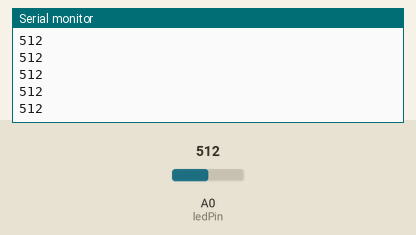
Recording of a sketch running on a simulated Arduino Uno, built with avr-gcc and run on an emulated ATmega328P. On the bench: the last lines printed to the serial monitor. The inputs (shaded band) are chosen by the test bench; at power-on: A0 (ledPin) = 512.

Above: at 1.2 s.
1.3 s: A0 (ledPin) set to 716
At 2.3 s:
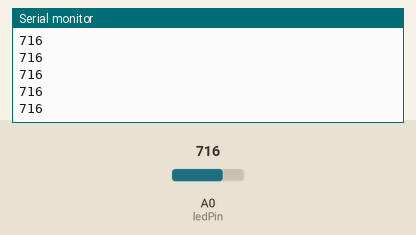
2.8 s: A0 (ledPin) set to 900
At 3.3 s:
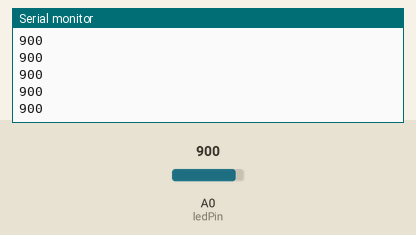
Timing chart, 0 to 5.8 s (numbered marks = the images above; inputs shaded):
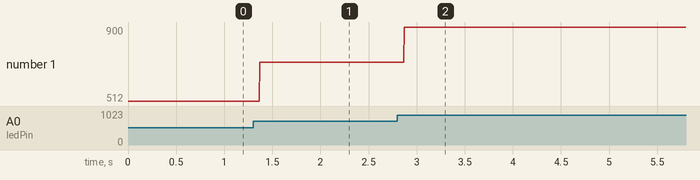

Measured:
- after the input at 1.3 s, the serial monitor: prints a new line after 0.07 s (image 1)
- after the input at 2.8 s, the serial monitor: prints a new line after 0.07 s (image 2)
- plotted number 1: 512 → 716 after the input at 1.3 s, 716 → 900 after the input at 2.8 s

The sketch:

notification.ino
```cpp
int ledPin = 0;

void setup() {

  Serial.begin(9600);

}

void loop() {

  int val = analogRead(ledPin);
  Serial.println(val);

}
```
